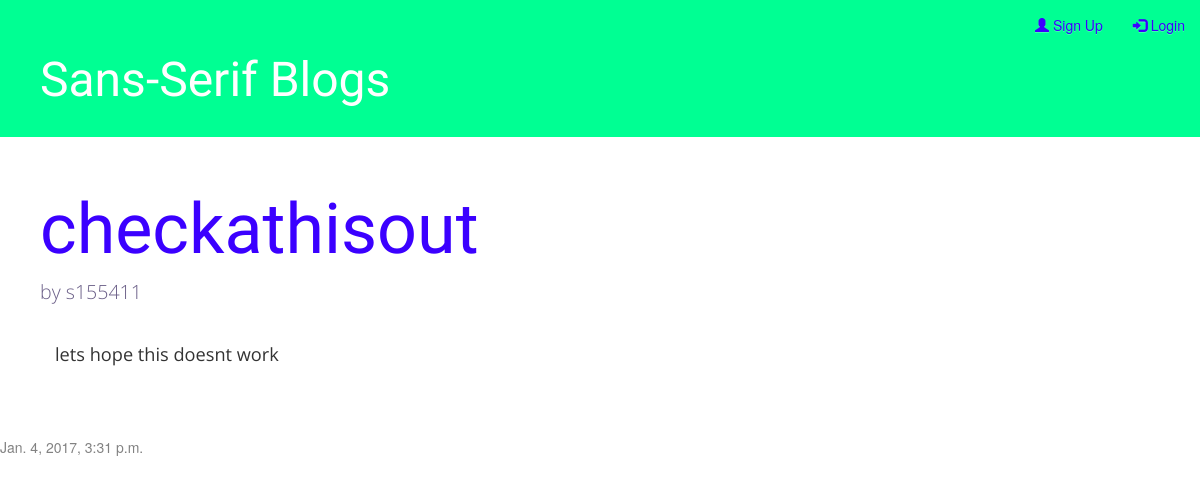
Page /post/20/ on the committed database.
### blog/models.py (models this page shows, shortened)
class Post(models.Model): #models.Model means django knows it should save this model in the database
    author = models.ForeignKey('auth.User')
    title = models.CharField(max_length=200)
    text = models.TextField()
    created_date = models.DateTimeField(
            default=timezone.now)
    published_date = models.DateTimeField(
            blank=True, null=True)

### blog/views.py (the view)
# urls.py: url(r'^post/(?P<pk>\d+)/$', views.post_detail, name='post_detail'),
def post_detail(request, pk):
    post = get_object_or_404(Post, pk=pk)
    return render(request, 'blog/post_detail.html', {'post': post})

### blog/templates/blog/post_detail.html (shortened to what this page needs)
{% load staticfiles %}
<html>
<head>
    <link rel="stylesheet" href="//maxcdn.bootstrapcdn.com/bootstrap/3.2.0/css/bootstrap.min.css">
    <link rel="stylesheet" href="//maxcdn.bootstrapcdn.com/bootstrap/3.2.0/css/bootstrap-theme.min.css">
    <link rel="stylesheet" href="{% static 'css/blog.css' %}">
</head>
<body>
  <nav class="navbar navbar-fixed-top">
    <div class="container-fluid">
      <div class="collapse navbar-collapse" id="myNavbar">
        <ul class="nav navbar-nav navbar-right">
          {% if user.is_authenticated %}
          <li><a href="{% url 'logout' %}" title="log out of your account"><span class="glyphicon glyphicon-log-out"></span> log out</a></li>
          <li><a href="{% url 'user_details' %}" title="see details of your account"> {{user.username}}</a></li>
          <li><a href="{% url 'post_draft_list' %}" title="look at your drafts"><span class="glyphicon glyphicon-edit"></span> go to drafts</a></li>
          <li><a href="{% url 'post_new' %}" title="make a post"><span class="glyphicon glyphicon-plus"></span> make a post</a></li>
          {% else %}
          <li><a href="{% url 'new_user' %}" title="create an account"><span class="glyphicon glyphicon-user"></span> Sign Up</a></li>
          <li><a href="{% url 'login' %}" title="log into your account"><span class="glyphicon glyphicon-log-in"></span> Login</a></li>
          {% endif %}
        </ul>
      </div>
    </div>
  </nav>
    <div class="jumbotron">
        <h1><a href="/">Sans-Serif Blogs</a></h1>
    </div>
  <div class="jumbotron post-detail-headline">
    <h1>{{ post.title }}</h1>
    <p>by {{ post.author }}</p>
  </div>
  <div class ="content container post-detail-text">
    <div class="post">
      <p>{{ post.text|linebreaksbr }}</p>
    </div>
  </div>
  {% if post.published_date %}
  <div class="date">
    {{ post.published_date }}
  </div>
  {% elif user.is_authenticated and user == post.author %}
  <a class="btn btn-default" href="{% url 'post_publish' pk=post.pk %}">Publish</a>
  {% endif %}
</body>
</html>

### blog/static/css/blog.css (style rules this page uses)
.jumbotron { background-color: #00ff93; margin-top: 1em; padding: 20px 20px 20px 40px; margin-bottom: 0px; }
.jumbotron h1, .jumbotron h1 a, .jumbotron h1 a:visited, .jumbotron h1 a:active { color: #ffffff; font-size: 36pt; text-decoration: none; }
.content { margin-left: 40px; }
h1, h2, h3, h4 { font-family: 'Comfortaa', bold, sans-serif; }
.date { color: #828282; }
.post { margin-bottom: 70px; }
p { font-family: 'Open Sans', sans-serif; }
.post-detail-headline { background-color: rgb(255,255,255); }
.post-detail-headline h1 { color: #3b00ff; font-size: 5em; }
.post-detail-headline p { color: #6a5e87; font-size: 1.4em; }
.post-detail-text { font-size: 1.3em; }
.navbar { background-color: #00ff93; margin:0; }
.navbar a { color: #3b00ff; }

### rows in the picture
Post: title "checkathisout", author "s155411", text "lets hope this doesnt work", published_date "Jan. 4, 2017, 3:31 p.m."
